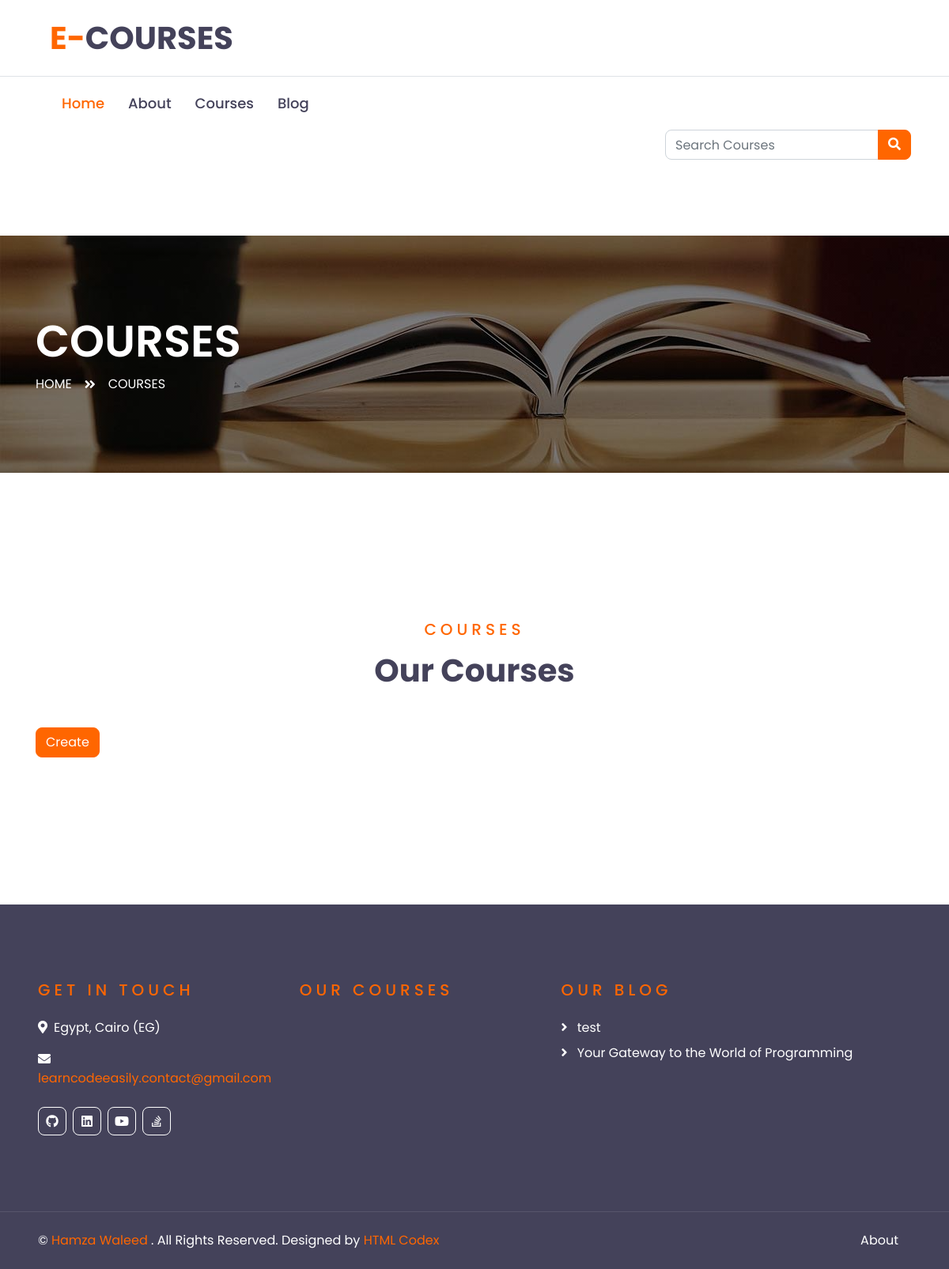
Before: /courses/ with the older database file.
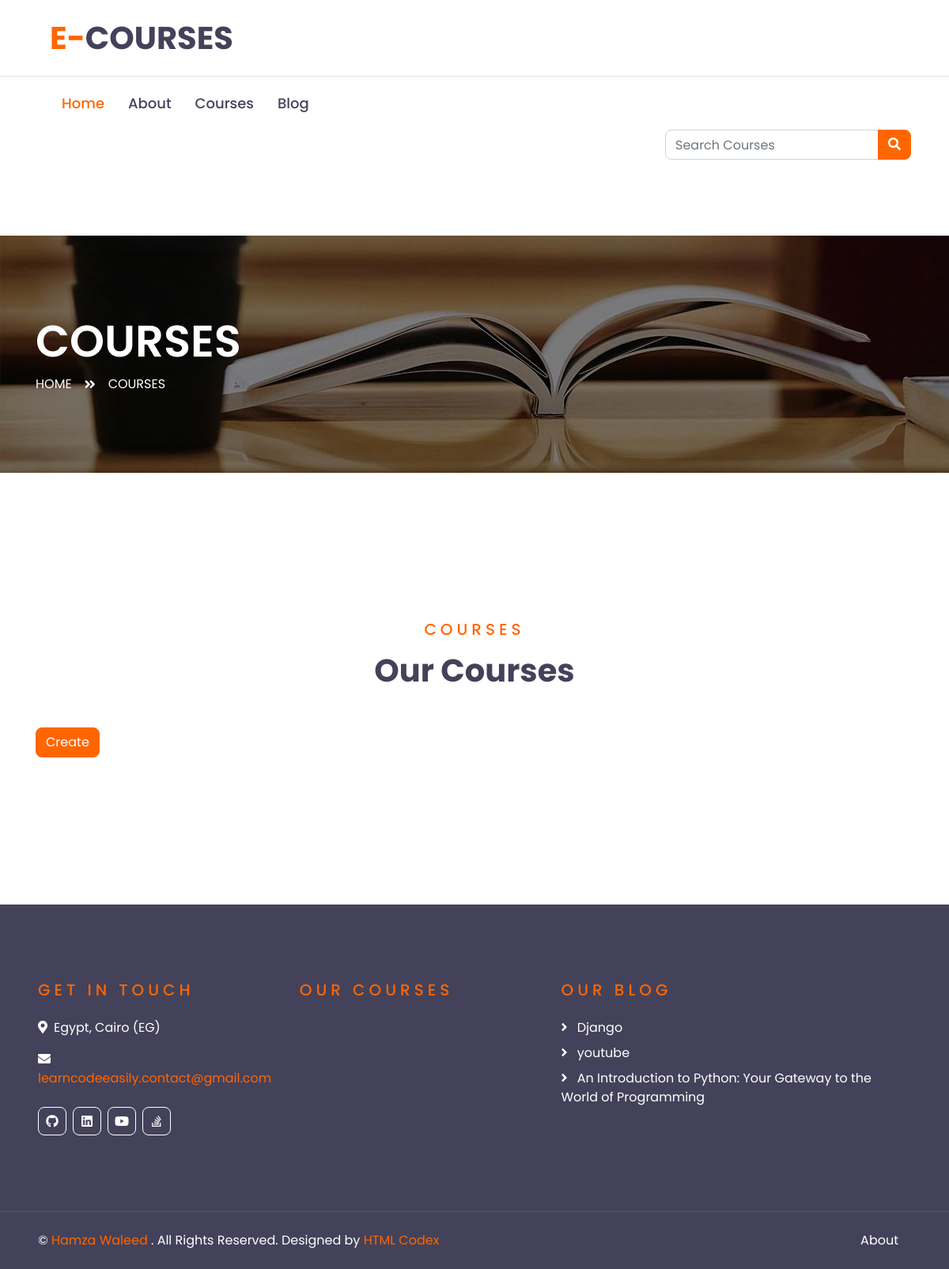
After: the same page with the newer database file.
### academy_courses/models.py (models this page shows, shortened)
class Urls(models.Model):
    title = models.CharField(max_length=30, default="My Urls")
    icon = models.CharField(
        default='Select an icon',
        choices=SOCIAL_MEDIA_ICONS,
        max_length=100
    )
    url = models.URLField()

### academy_blog/models.py (models this page shows, shortened)
class Article(models.Model):
    cover_image = models.ImageField()
    category = models.ForeignKey(Category, on_delete=models.PROTECT)
    title = models.CharField(max_length=100)
    subject = HTMLField(max_length=10000)
    created_at = models.DateTimeField(auto_now_add=True)
    updated_at = models.DateTimeField(auto_now=True)

### academy_courses/views.py (the view)
# urls.py: path('courses/', views.course, name='course'),
def course(request):
    query = request.GET.get('query')
    where = {}
    if query:
        where['name__icontains'] = query
    course = Course.objects.filter(**where)
    return render(
        request,
        'course.html',
        {
            'courses': course
        }
    )

### academy_courses/custom_context_proccessor.py (called while the page is built)
def slider_footer(request):
    course = Course.objects.all()[:20]
    opinion = Opinion.objects.all()
    url = Urls.objects.all()
    article = Article.objects.all()[:20]
    return {
        'courses': course,
        'opinions': opinion,
        'urls': url,
        'arts': article
    }

def category(request):
    cat = Category.objects.all()
    latest_article = Article.objects.order_by('-created_at')[:10]
    return {
        'cats': cat,
        'la_ar': latest_article,
    }

### academy_courses/templates/course.html (shortened to what this page needs)
{% extends 'base.html' %}
{% load i18n %}
{% block content %}
<body>
    <div class="container-fluid page-header" style="margin-bottom: 90px;">
        <div class="container">
            <div class="d-flex flex-column justify-content-center" style="min-height: 300px">
                <h3 class="display-4 text-white text-uppercase">{% trans 'Courses' %}</h3>
                <div class="d-inline-flex text-white">
                    <p class="m-0 text-uppercase"><a class="text-white" href="/">{% trans 'Home' %}</a></p>
                    <i class="fa fa-angle-double-right pt-1 px-3"></i>
                    <p class="m-0 text-uppercase">{% trans 'Courses' %}</p>
                </div>
            </div>
        </div>
    </div>
    <div class="container-fluid py-5">
        <div class="container py-5">
            <div class="text-center mb-5">
                <h5 class="text-primary text-uppercase mb-3" style="letter-spacing: 5px;">{% trans 'Courses' %}</h5>
                <h1>{% trans 'Our Courses' %}</h1>
            </div>
            <a href="{% url 'course_create' %}">
                <button type="submit" class="btn btn-primary">
                    {% trans 'Create' %}
                </button>
            </a>
        </div>
    </div>
</body>
{% endblock content %}

### academy_courses/templates/partials/footer.html (shortened to what this page needs)
{% load i18n %}
<div class="container-fluid bg-dark text-white py-5 px-sm-3 px-lg-5" style="margin-top: 90px;">
    <div class="row pt-5">
        <div class="col-lg-7 col-md-12">
            <div class="row">
                <div class="col-md-6 mb-5">
                    <h5 class="text-primary text-uppercase mb-4" style="letter-spacing: 5px;">{% trans 'Get In Touch' %}</h5>
                    <p><i class="fa fa-map-marker-alt mr-2"></i>{% trans 'Egypt, Cairo (EG)' %}</p>
                    <p><i class="fa fa-envelope mr-2"></i><a href="javascript:openmail();">learncodeeasily.contact@gmail.com</a></p>
                    <div class="d-flex justify-content-start mt-4">
                        {% for url in urls %}
                            <a class="btn btn-outline-light btn-square mr-2" href="{{ url.url }}"><i class="fab {{ url.icon }}"></i></a>
                        {% endfor %}
                    </div>
                </div>
                <div class="col-md-6 mb-5">
                    <h5 class="text-primary text-uppercase mb-4" style="letter-spacing: 5px;">{% trans 'Our Courses' %}</h5>
                </div>
            </div>
        </div>
        <div class="col-lg-5 col-md-12 mb-5">
            <h5 class="text-primary text-uppercase mb-4" style="letter-spacing: 5px;">{% trans 'Our Blog' %}</h5>
            <div class="d-flex flex-column justify-content-start">
                {% for art in arts %}
                    <a class="text-white mb-2" href="{% url 'article_view' art.id %}"><i class="fa fa-angle-right mr-2"></i> {{ art.title }} </a>
                {% endfor %}
            </div>
        </div>
    </div>
</div>
<div class="container-fluid bg-dark text-white border-top py-4 px-sm-3 px-md-5" style="border-color: rgba(256, 256, 256, .1) !important;">
    <div class="row">
        <div class="col-lg-6 text-center text-md-left mb-3 mb-md-0">
            <p class="m-0 text-white">&copy; <a href="/">{% trans 'Hamza Waleed' %}</a> {% trans '. All Rights Reserved. Designed by' %}<a href="https://htmlcodex.com"> HTML Codex</a>
            </p>
        </div>
        <div class="col-lg-6 text-center text-md-right">
            <ul class="nav d-inline-flex">
                <li class="nav-item">
                    <a class="nav-link text-white py-0" href="{% url 'about' %}">{% trans 'About' %}</a>
                </li>
            </ul>
        </div>
    </div>
</div>

Changed rows visible on the page:
removed Article: title "test"
removed Article: title "Your Gateway to the World of Programming"
added Article: title "Django"
added Article: title "youtube"
added Article: title "An Introduction to Python: Your Gateway to the World of Programming"
